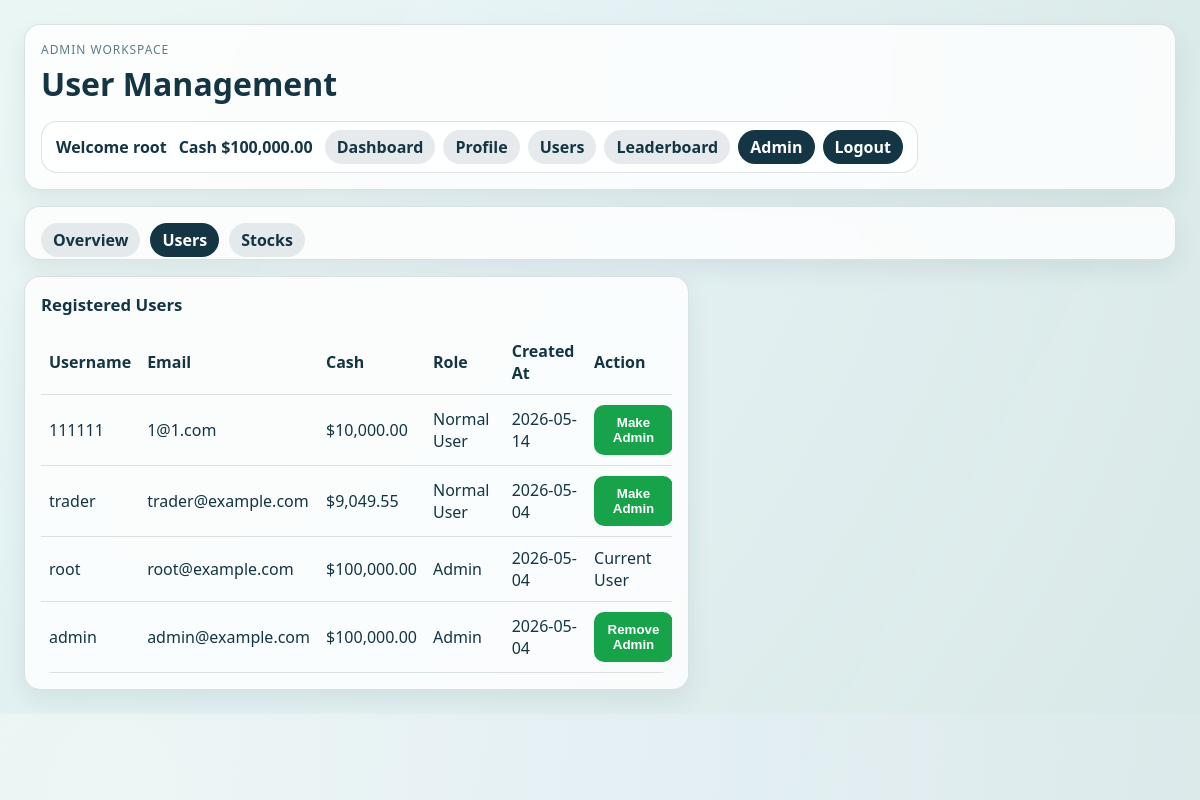
The app's page /admin/users (signed in) with its own data.
### models.py (models this page shows, shortened)
class User(UserMixin, db.Model):
    id = db.Column(db.Integer, primary_key=True)
    username = db.Column(db.String(30), unique=True, nullable=False)
    email = db.Column(db.String(120), unique=True, nullable=False)
    password_hash = db.Column(db.String(255), nullable=False)
    is_admin = db.Column(db.Boolean, nullable=False, default=False)
    cash = db.Column(db.Numeric(12, 2), nullable=False, default=Decimal("10000.00"))
    bio = db.Column(db.String(200), nullable=True, default="")
    avatar_url = db.Column(db.String(500), nullable=True, default="")
    hide_holdings = db.Column(db.Boolean, nullable=False, default=False)
    created_at = db.Column(db.DateTime, nullable=False, default=datetime.utcnow)
    holdings = db.relationship("StockHolding", back_populates="user", cascade="all, delete-orphan")
    transactions = db.relationship("StockTransaction", back_populates="user", cascade="all, delete-orphan")

### app.py (the view)
@app.route("/admin/users")
@login_required
@admin_required
def admin_users():
    users = User.query.order_by(User.created_at.desc()).all()
    form = EmptyForm()
    return render_template(
        "admin_users.html",
        user_rows=build_admin_user_rows(users),
        form=form
    )

### app.py (called while the page is built)
@login_manager.user_loader
def load_user(user_id):
    return User.query.get(int(user_id))

def admin_required(view_func):
    @wraps(view_func)
    def wrapped_view(*args, **kwargs):
        if not current_user.is_authenticated:
            return redirect(url_for("login"))
        if not current_user.is_admin:
            flash("Admin access required.")
            return redirect(url_for("dashboard"))
        return view_func(*args, **kwargs)
    return wrapped_view

def build_admin_user_rows(users):
    return [
        {
            "user": user,
            "is_current_user": user.id == current_user.id,
            "role_label": "Admin" if user.is_admin else "Normal User",
            "action_label": "Remove Admin" if user.is_admin else "Make Admin",
        }
        for user in users
    ]

### templates/admin_users.html (shortened to what this page needs)
<!DOCTYPE html>
<html lang="en">
<head>
    <link rel="stylesheet" href="{{ url_for('static', filename='css/dashboard.css') }}">
</head>
<body>
    <div class="dashboard-bg"></div>
    <main class="dashboard">
        <header class="page-header panel">
            <div>
                <p class="kicker">Admin Workspace</p>
                <h1>User Management</h1>
            </div>
            {% include "_main_nav.html" %}
        </header>
        {% include "_admin_nav.html" %}
        <section class="panel holding-area">
            <h2>Registered Users</h2>
            <div class="table-wrap">
                <table>
                    <thead>
                        <tr>
                            <th>Username</th>
                            <th>Email</th>
                            <th>Cash</th>
                            <th>Role</th>
                            <th>Created At</th>
                            <th>Action</th>
                        </tr>
                    </thead>
                    <tbody>
                        {% for row in user_rows %}
                        <tr>
                            <td>{{ row.user.username }}</td>
                            <td>{{ row.user.email }}</td>
                            <td>${{ "{:,.2f}".format(row.user.cash) }}</td>
                            <td>{{ row.role_label }}</td>
                            <td>{{ row.user.created_at.strftime("%Y-%m-%d") }}</td>
                            <td>
                                {% if not row.is_current_user %}
                                    <form method="POST" action="{{ url_for('toggle_admin_role', user_id=row.user.id) }}">
                                        <button class="btn buy" type="submit">
                                            {{ row.action_label }}
                                        </button>
                                    </form>
                                {% else %}
                                    Current User
                                {% endif %}
                            </td>
                        </tr>
                        {% endfor %}
                    </tbody>
                </table>
            </div>
        </section>
    </main>
</body>
</html>

### templates/_main_nav.html
<div class="header-actions">
    <div class="user-panel">
        <div class="user-summary">
            <p class="welcome-text">Welcome {{ current_user.username }}</p>
            <p class="welcome-text">Cash <span id="accountCash">${{ "{:,.2f}".format(current_user.cash|float) }}</span></p>
        </div>
        <nav class="user-links" aria-label="Main navigation">
            <a class="action-link secondary {% if request.endpoint == 'dashboard' %}active{% endif %}" href="{{ url_for('dashboard') }}">Dashboard</a>
            <a class="action-link secondary {% if request.endpoint == 'profile' %}active{% endif %}" href="{{ url_for('profile') }}">Profile</a>
            <a class="action-link secondary {% if request.endpoint == 'users' %}active{% endif %}" href="{{ url_for('users') }}">Users</a>
            <a class="action-link secondary {% if request.endpoint == 'leaderboard' %}active{% endif %}" href="{{ url_for('leaderboard') }}">Leaderboard</a>
            {% if current_user.is_admin %}
                <a class="action-link secondary {% if request.endpoint in ['admin_dashboard', 'admin_users', 'admin_stocks', 'toggle_admin_role'] %}active{% endif %}" href="{{ url_for('admin_dashboard') }}">Admin</a>
            {% endif %}
            <a class="action-link" href="{{ url_for('logout') }}">Logout</a>
        </nav>
    </div>
</div>

### static/css/dashboard.css (style rules this page uses)
:root { --bg-1: #f6fbff; --bg-2: #e8f5f0; --ink: #143543; --muted: #5f7b86; --panel: rgba(255, 255, 255, 0.82); --line: rgba(20, 53, 67, 0.14); --buy: #16a34a; --sell: #dc2626; --up: #16a34a; --down: #dc2626; }
* { box-sizing: border-box; }
body { margin: 0; font-family: "Avenir Next", "Segoe UI", sans-serif; color: var(--ink); background: radial-gradient(circle at 10% 10%, #ffffff 0%, var(--bg-1) 40%, var(--bg-2) 100%); min-width: 320px; }
.dashboard-bg { position: fixed; inset: 0; background-image: linear-gradient(120deg, rgba(12, 158, 108, 0.08) 0%, rgba(19, 73, 125, 0.07) 100%); pointer-events: none; z-index: 0; }
.dashboard { position: relative; z-index: 1; display: grid; gap: 16px; grid-template-columns: repeat(12, 1fr); padding: clamp(12px, 2vw, 24px); max-width: 1280px; margin: 0 auto; }
.panel { background: var(--panel); border: 1px solid var(--line); border-radius: 16px; padding: 16px; backdrop-filter: blur(8px); box-shadow: 0 10px 24px rgba(21, 45, 64, 0.08); }
.page-header { grid-column: 1 / -1; display: flex; justify-content: space-between; align-items: center; gap: 16px; flex-wrap: wrap; }
.page-header > div:first-child { min-width: 220px; }
.header-actions { display: flex; align-items: center; gap: 12px; flex-wrap: wrap; justify-content: flex-end; min-width: min(100%, 680px); }
.user-panel { display: flex; align-items: center; gap: 12px; padding: 8px 14px; border: 1px solid var(--line); border-radius: 16px; background: rgba(255, 255, 255, 0.72); flex-wrap: wrap; justify-content: flex-end; width: 100%; }
.user-summary { display: flex; align-items: center; gap: 12px; flex-wrap: wrap; }
.user-summary .welcome-text:first-child { max-width: 180px; overflow: hidden; text-overflow: ellipsis; white-space: nowrap; }
.welcome-text { margin: 0; font-weight: 600; color: var(--ink); }
.user-links { display: flex; align-items: center; gap: 8px; flex-wrap: wrap; justify-content: flex-end; }
.action-link { display: inline-flex; align-items: center; justify-content: center; min-height: 34px; padding: 0 12px; border-radius: 999px; background: var(--ink); color: #fff; text-decoration: none; font-weight: 600; white-space: nowrap; line-height: 1; }
.action-link.secondary { background: rgba(20, 53, 67, 0.1); color: var(--ink); }
.action-link.active { background: var(--ink); color: #fff; }
.kicker { text-transform: uppercase; letter-spacing: 0.08em; font-size: 0.75rem; color: var(--muted); margin: 0 0 4px; }
h1 { margin: 0; font-size: clamp(1.4rem, 2.8vw, 2rem); }
h2 { margin: 0 0 14px; font-size: 1.05rem; }
.btn { border: none; border-radius: 10px; padding: 10px; font-weight: 700; cursor: pointer; color: #fff; }
.btn.buy { background: var(--buy); }
.holding-area { grid-column: span 7; }
table { width: 100%; border-collapse: collapse; min-width: 640px; }
.table-wrap { max-width: 100%; overflow-x: auto; -webkit-overflow-scrolling: touch; border-radius: 12px; }
th, td { text-align: left; padding: 10px 8px; border-bottom: 1px solid var(--line); }

### records on screen
User: username "root", cash "100,000.00", user.username "root", user.email "root@example.com", user.cash "100,000.00", user.created_at "2026-05-04"
User: user.username "111111", user.email "1@1.com", user.cash "10,000.00", user.created_at "2026-05-14"
User: user.username "trader", user.email "trader@example.com", user.cash "9,049.55", user.created_at "2026-05-04"
User: user.username "admin", user.email "admin@example.com", user.cash "100,000.00", user.created_at "2026-05-04"

### other values on screen
{{ row.role_label }} "Normal User" "Normal User" "Admin" "Admin"
{{ row.action_label }} "Make Admin" "Make Admin" "Remove Admin"
